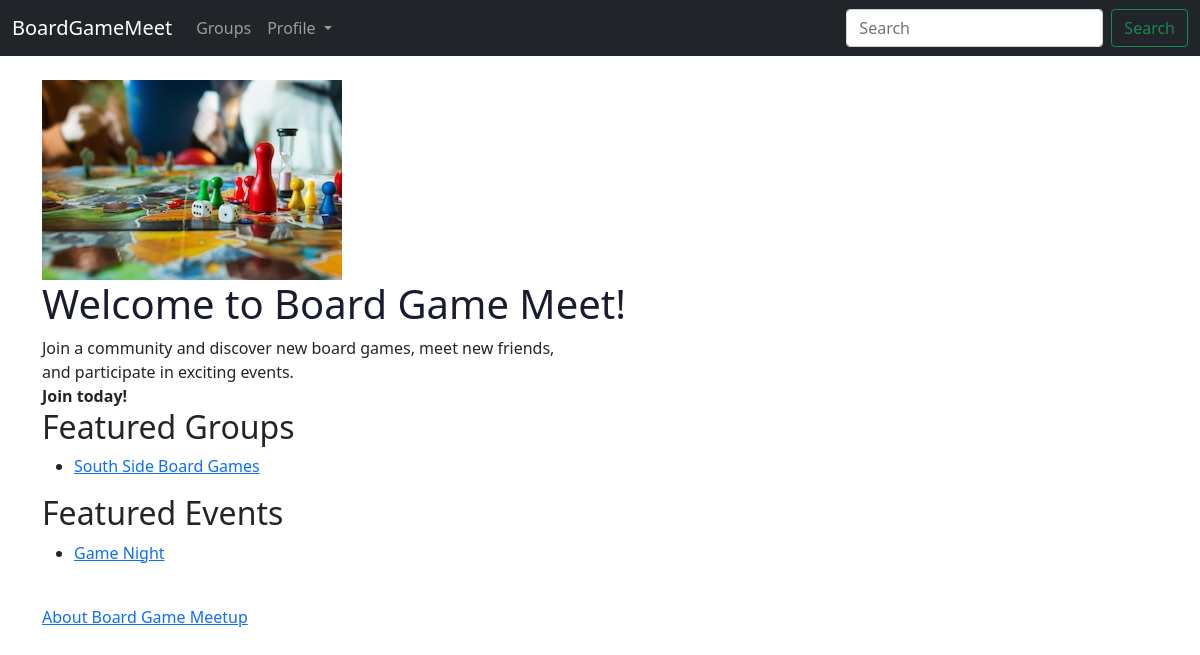
The app's page /, older data.
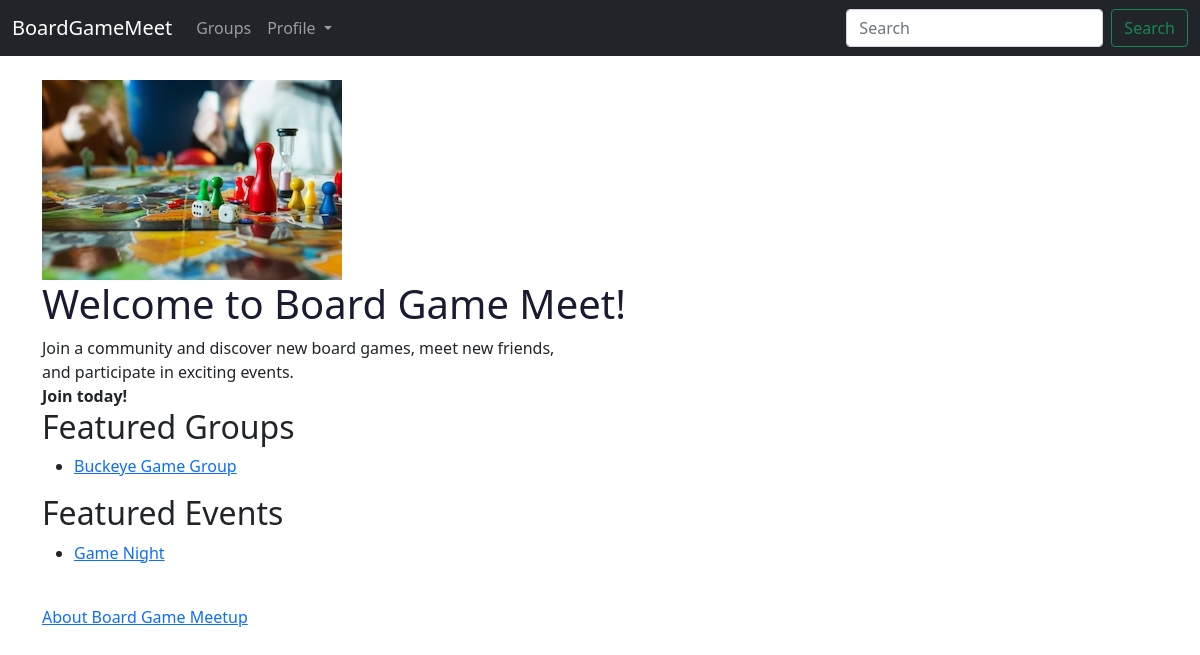
The same page, newer data.
### boardgame/models.py (models this page shows, shortened)
class Group(models.Model):
    name = models.CharField(max_length=100)
    description = models.TextField()
    location = models.CharField(max_length=255)
    members = models.ManyToManyField(User, through='GroupMembers')
    slug = models.SlugField(unique=True)

class Event(models.Model):
    group = models.ForeignKey(Group, on_delete=models.CASCADE)
    title = models.CharField(max_length=100)
    description = models.TextField()
    date_time = models.DateTimeField()
    location = models.ForeignKey('EventLocation', on_delete=models.CASCADE)
    attendees = models.ManyToManyField(User, through='EventAttendance')
    nominations = models.ManyToManyField(Game, through='GameNomination')

### boardgame/views.py (the view)
# urls.py: path("",views.home, name="home"),
def home(request):
    group_list = Group.objects.all().order_by('name')
    event_list = Event.objects.all().order_by('title')
    context_dict = {
        'boldmessage': 'Join today!',
        'groups': group_list,
        'events': event_list
    }
    return render(request, 'boardgame/home.html', context=context_dict)

### boardgame/templates/boardgame/home.html (shortened to what this page needs)
{% extends 'boardgame/base.html' %}
{% load static %}
{% block content %}
    <head>
        <link rel="stylesheet" type ="text/css" href="{% static 'boardgame/style.css' %}">
        <img src="{% static 'boardgame/images/boardgamehome.jpeg' %}" alt="Board Game Home" />
    </head>
    <body>
        <h1 class = "test" >Welcome to Board Game Meet!</h1>
        <div>
            Join a community and discover new board games, meet new friends, <br>
            and participate in exciting events. <br />
            <strong>{{ boldmessage }}</strong><br /> </div>
        <div>
        <div>
            <h2>Featured Groups</h2>
            {% if groups %}
                <ul>
                    {% for group in groups %}
                        <li>
                            <a href="{% url 'group_profile' group.slug %}">{{ group.name }}</a>
                        </li>
                    {% endfor %}
                </ul>
            {% else %}
                <strong>There are no groups present.</strong>
            {% endif %}
        </div>
        <div>
            <h2>Featured Events</h2>
            {% if events %}
                <ul>
                    {% for event in events %}
                    <li>
                        <a href="{% url 'event_details' event.id %}">{{ event.title }}</a>
                    </li>
                    {% endfor %}
                </ul>
            {% else %}
                <strong>There are no events present.</strong>
            {% endif %}
        </div>
        <br>
        <div>
            <a href="/boardgame/about/">About Board Game Meetup</a><br />
        </div>
     </body>
{% endblock %}

### boardgame/templates/boardgame/base.html (shortened to what this page needs)
<!doctype html>
<html lang="en">
  <head>
    <link href="https://cdn.jsdelivr.net/npm/bootstrap@5.0.2/dist/css/bootstrap.min.css" rel="stylesheet">
  </head>
  <body>
    {% include 'boardgame/navbar.html' %}
    <br/>
    <div class="container">
      {% block content %}
      {% endblock %}
    </div>
  </body>
</html>

### boardgame/templates/boardgame/navbar.html (shortened to what this page needs)
<nav class="navbar navbar-expand-lg navbar-dark bg-dark">
  <div class="container-fluid">
    <a class="navbar-brand" href="{% url 'home' %}">BoardGameMeet</a>
    <div class="collapse navbar-collapse" id="navbarSupportedContent">
      <ul class="navbar-nav me-auto mb-2 mb-lg-0">
        <li class="nav-item">
          <a class="nav-link" href="{% url 'create_group' %}">Groups</a>
        </li>
        <li class="nav-item dropdown">
          <a class="nav-link dropdown-toggle" href="#" id="navbarDropdown" role="button" data-bs-toggle="dropdown" aria-expanded="false">
            Profile
          </a>
        </li>
      </ul>
      <form class="d-flex">
        <input class="form-control me-2" type="search" placeholder="Search" aria-label="Search">
        <button class="btn btn-outline-success" type="submit">Search</button>
      </form>
    </div>
  </div>
</nav>

### boardgame/static/boardgame/style.css (style rules this page uses)
.test { color: rgb(25, 27, 48); }

Row changes from the older to the newer data that the page shows:
removed Group: name "South Side Board Games"
added Group: name "Buckeye Game Group"
